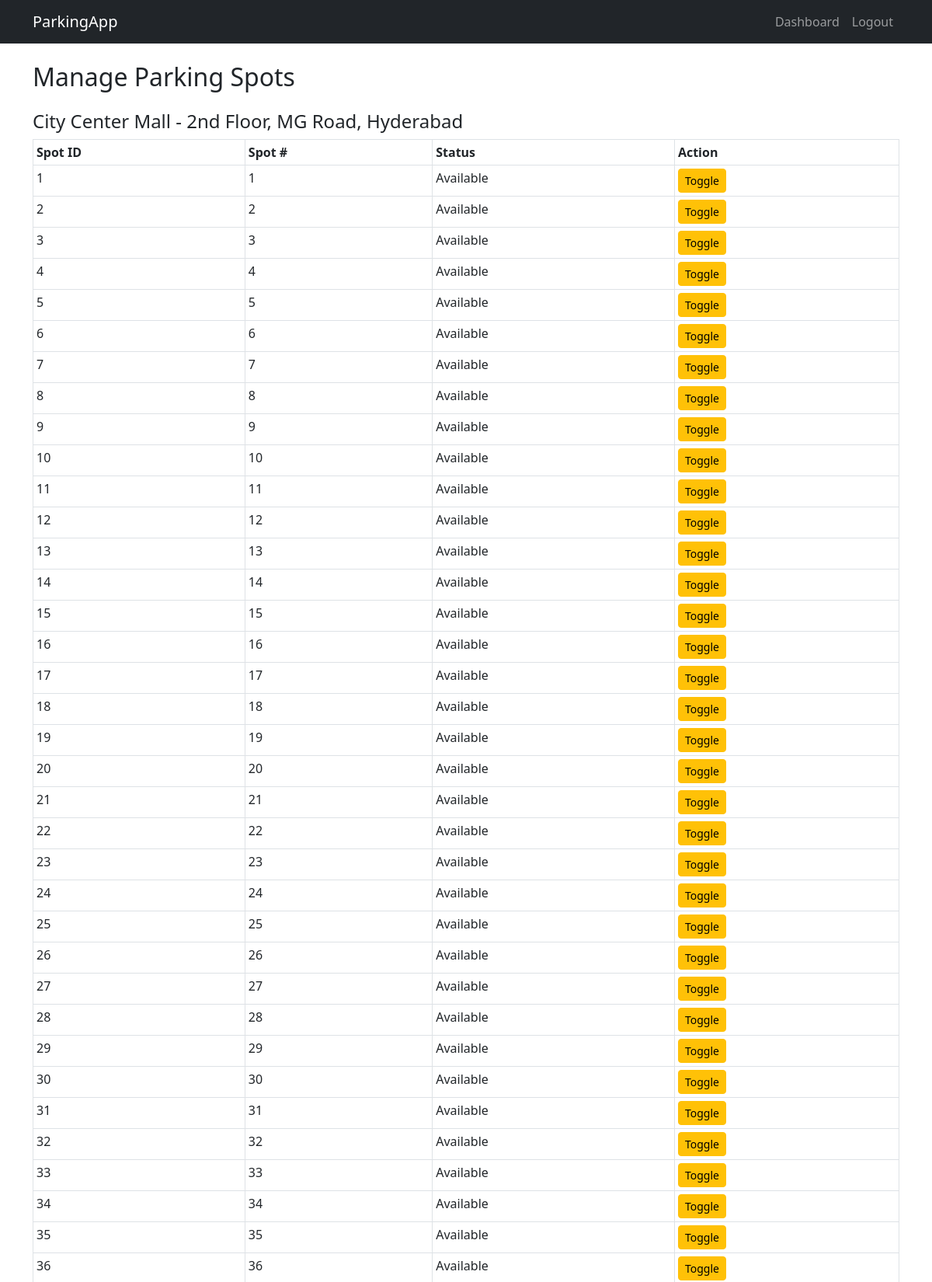
The app's page /admin/spots (signed in, upper part) with its own data.
### models.py (models this page shows)
class ParkingLot(db.Model):
    __tablename__ = 'parking_lots'
    id = db.Column(db.Integer, primary_key=True)
    location_name = db.Column(db.String(120), nullable=False)
    address = db.Column(db.Text, nullable=False)
    pin_code = db.Column(db.String(6), nullable=False)
    price_per_hour = db.Column(db.Float, nullable=False)
    max_spots = db.Column(db.Integer, nullable=False)
    created_at = db.Column(db.DateTime, default=datetime.utcnow)
    spots = db.relationship('ParkingSpot',backref='lot',lazy=True,cascade='all, delete',passive_deletes=True)

class ParkingSpot(db.Model):
    __tablename__ = 'parking_spots'
    id = db.Column(db.Integer, primary_key=True)
    lot_id = db.Column(db.Integer, db.ForeignKey('parking_lots.id', ondelete='CASCADE'), nullable=False)
    status = db.Column(db.String(1), default='A')  # A - Available, O - Occupied
    spot_number = db.Column(db.String(20), nullable=True)
    reservation = db.relationship('Reservation', backref='spot', uselist=False)
    is_available = db.Column(db.Boolean, default=True)

### app.py (the view)
@app.route('/admin/spots')
@login_required
def manage_spots():
    if current_user.role != 'admin':
        return redirect(url_for('login'))
    spots = ParkingSpot.query.all()
    lots = ParkingLot.query.all()
    return render_template('admin_spots.html', lots=lots, spots=spots)

### app.py (called while the page is built)
@login_manager.user_loader
def load_user(user_id):
    role, actual_id = user_id.split(':')
    if role == 'admin':
        admin = db.session.get(Admin, int(actual_id))
        if admin:
            return UnifiedUser(f"{admin.id}", 'admin')
    else:
        user = db.session.get(User, int(actual_id))
        if user:
            return UnifiedUser(f"{user.id}", 'user')
    return None

### templates/admin_spots.html
{% extends 'base.html' %}
{% block content %}
<h2 class="my-4">Manage Parking Spots</h2>
{% if lots %}
  {% for lot in lots %}
    <h4 class="mt-4">{{ lot.location_name }} - {{ lot.address }}</h4>
    <table class="table table-sm table-bordered">
      <thead>
        <tr>
          <th>Spot ID</th>
          <th>Spot #</th>
          <th>Status</th>
          <th>Action</th>
        </tr>
      </thead>
      <tbody>
        {% for spot in lot.spots %}
          <tr>
            <td>{{ spot.id }}</td>
            <td>{{ spot.spot_number or loop.index }}</td>
            <td>
              {% if spot.status == 'A' %}
                Available
              {% elif spot.status == 'O' %}
                Occupied
              {% else %}
                Unavailable
              {% endif %}
            </td>
            <td>
              {% if spot.status != 'O' %}
                <a href="{{ url_for('toggle_spot_status', spot_id=spot.id) }}" class="btn btn-sm btn-warning">Toggle</a>
              {% else %}
                <span class="text-muted">Cannot toggle (Occupied)</span>
              {% endif %}
            </td>
          </tr>
        {% endfor %}
      </tbody>
    </table>
  {% endfor %}
{% else %}
  <p>No parking lots or spots available.</p>
{% endif %}
{% endblock %}

### records on screen
ParkingLot: location_name "City Center Mall", address "2nd Floor, MG Road, Hyderabad"
ParkingSpot: id "1", spot_number "1", status "Available"
ParkingSpot: id "2", spot_number "2", status "Available"
ParkingSpot: id "3", spot_number "3", status "Available"
ParkingSpot: id "4", spot_number "4", status "Available"
ParkingSpot: id "5", spot_number "5", status "Available"
ParkingSpot: id "6", spot_number "6", status "Available"
ParkingSpot: id "7", spot_number "7", status "Available"
ParkingSpot: id "8", spot_number "8", status "Available"
ParkingSpot: id "9", spot_number "9", status "Available"
ParkingSpot: id "10", spot_number "10", status "Available"
ParkingSpot: id "11", spot_number "11", status "Available"
ParkingSpot: id "12", spot_number "12", status "Available"
ParkingSpot: id "13", spot_number "13", status "Available"
ParkingSpot: id "14", spot_number "14", status "Available"
ParkingSpot: id "15", spot_number "15", status "Available"
ParkingSpot: id "16", spot_number "16", status "Available"
ParkingSpot: id "17", spot_number "17", status "Available"
ParkingSpot: id "18", spot_number "18", status "Available"
ParkingSpot: id "19", spot_number "19", status "Available"
ParkingSpot: id "20", spot_number "20", status "Available"
ParkingSpot: id "21", spot_number "21", status "Available"
ParkingSpot: id "22", spot_number "22", status "Available"
ParkingSpot: id "23", spot_number "23", status "Available"
ParkingSpot: id "24", spot_number "24", status "Available"
ParkingSpot: id "25", spot_number "25", status "Available"
ParkingSpot: id "26", spot_number "26", status "Available"
ParkingSpot: id "27", spot_number "27", status "Available"
ParkingSpot: id "28", spot_number "28", status "Available"
ParkingSpot: id "29", spot_number "29", status "Available"
ParkingSpot: id "30", spot_number "30", status "Available"
ParkingSpot: id "31", spot_number "31", status "Available"
ParkingSpot: id "32", spot_number "32", status "Available"
ParkingSpot: id "33", spot_number "33", status "Available"
ParkingSpot: id "34", spot_number "34", status "Available"
ParkingSpot: id "35", spot_number "35", status "Available"
ParkingSpot: id "36", spot_number "36", status "Available"
